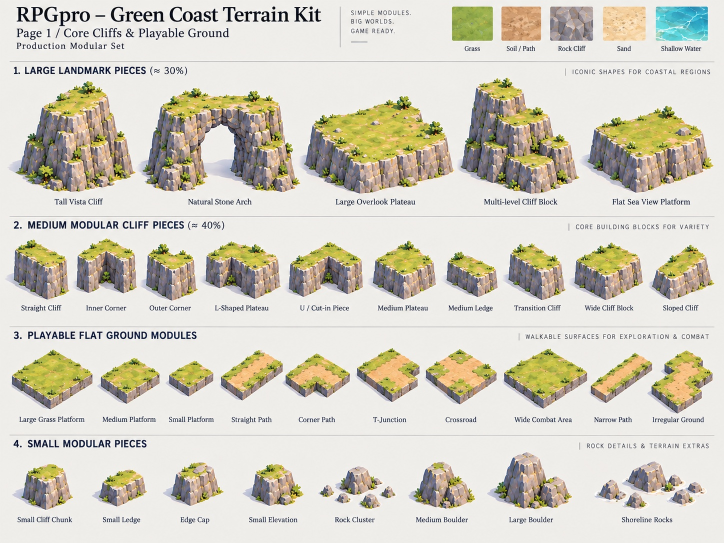
#> input picture art/reference/Terrain Kit 2.jpeg, 1448 x 1086 px (shown at 1/2 size)
$ python master_03r_extract_surface_samples.py
#> lines starting #> are read from the running program, lines starting #| are printed output that depends on the picture
"""Extract the five texture swatches embedded in the Green Coast terrain sheet.

The source sheet is project-owned reference material. Each crop is square and is
mirrored into a 2x2 tile, so no subject is stretched and opposite tile edges match.
"""

from pathlib import Path

from PIL import Image, ImageOps


PROJECT = Path(__file__).resolve().parents[1]
SOURCE = PROJECT / "art" / "reference" / "Terrain Kit 2.jpeg"
OUTPUT = PROJECT / "assets" / "art" / "green_coast_2d5d_v01" / "surface_samples"

# Inner 56 px squares avoid the white frame and labels around the visible swatches.
CROPS = {
    "grass.png": (918, 17, 974, 73),
    "soil_path.png": (1018, 17, 1074, 73),
    "rock_cliff.png": (1120, 17, 1176, 73),
    "sand.png": (1225, 17, 1281, 73),
    "shallow_water.png": (1341, 17, 1397, 73),
}


def mirrored_tile(sample: Image.Image) -> Image.Image:
    width, height = sample.size
    tile = Image.new("RGB", (width * 2, height * 2))
    tile.paste(sample, (0, 0))
    tile.paste(ImageOps.mirror(sample), (width, 0))
    tile.paste(ImageOps.flip(sample), (0, height))
    tile.paste(ImageOps.flip(ImageOps.mirror(sample)), (width, height))
    return tile.resize((256, 256), Image.Resampling.LANCZOS)


def main() -> None:
    source = Image.open(SOURCE).convert("RGB")
#> source is the input picture: PIL image 1448x1086 RGB; mean R, G, B 212.5, 208.6, 195.2
    base_size = (1456, 1092)
    scale_x = source.width / base_size[0]
#> scale_x = 0.995
    scale_y = source.height / base_size[1]
#> scale_y = 0.995
    if not (0.95 <= scale_x <= 1.05 and 0.95 <= scale_y <= 1.05):
        raise RuntimeError(f"Unexpected source dimensions: {source.size}")
    OUTPUT.mkdir(parents=True, exist_ok=True)
    for filename, crop_box in CROPS.items():
        scaled_box = tuple(
            round(value * (scale_x if index % 2 == 0 else scale_y))
            for index, value in enumerate(crop_box)
        )
        sample = source.crop(scaled_box)
        mirrored_tile(sample).save(OUTPUT / filename, optimize=True)
        print(f"{filename}: crop={scaled_box} source={sample.size} output=256x256")
#> this loop made 5 passes
#> pass 1, in main, `sample = source.crop(scaled_box)`:
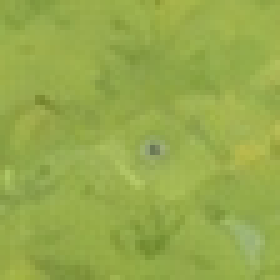
#> sample: PIL image 56x56 RGB (shown 5 times larger); mean R, G, B 149.8, 170.7, 76.2
#> pass 1, in main, `mirrored_tile(sample).save(OUTPUT / filename, optimize=True)`:
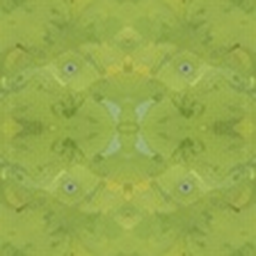
#> saved as grass.png: PIL image 256x256 RGB; mean R, G, B 149.8, 170.7, 76.2
#> pass 2, in main, `sample = source.crop(scaled_box)`:
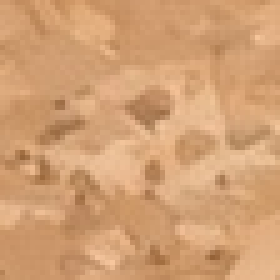
#> sample: PIL image 56x56 RGB (shown 5 times larger); mean R, G, B 209.7, 159.7, 116.1
#> after the loop:
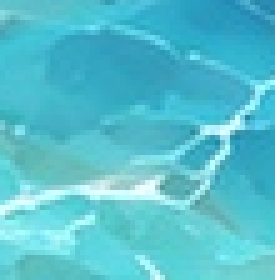
#> sample: PIL image 55x56 RGB (shown 5 times larger); mean R, G, B 85.2, 192, 206.3


if __name__ == "__main__":
    main()

$ run again, with art/reference/Terrain Kit 1.jpeg copied over art/reference/Terrain Kit 2.jpeg
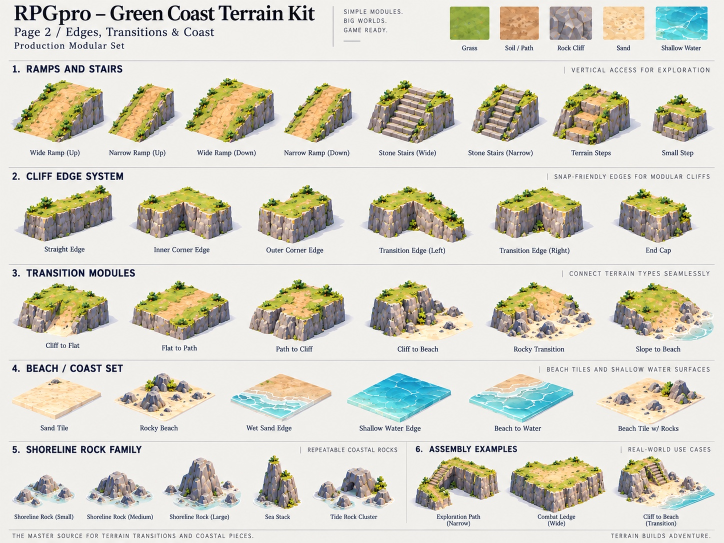
#> input picture art/reference/Terrain Kit 1.jpeg, 1448 x 1086 px (shown at 1/2 size)
#> in main, source is the input picture: PIL image 1448x1086 RGB; mean R, G, B 214.9, 212.8, 201.1
#> the loop in main, `for filename, crop_box in CROPS.items():` made 5 passes
#> pass 1, in main, `mirrored_tile(sample).save(OUTPUT / filename, optimize=True)`:
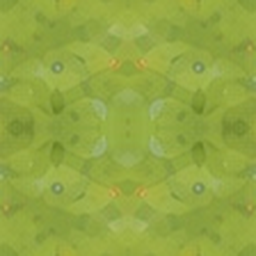
#> saved as grass.png: PIL image 256x256 RGB; mean R, G, B 145.9, 166.7, 67.1
#> after the loop in main, `for filename, crop_box in CROPS.items():`:
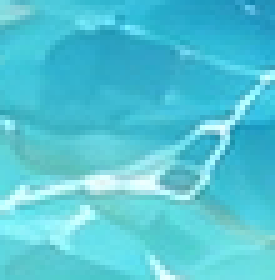
#> sample: PIL image 55x56 RGB (shown 5 times larger); mean R, G, B 82.9, 198, 213.7
